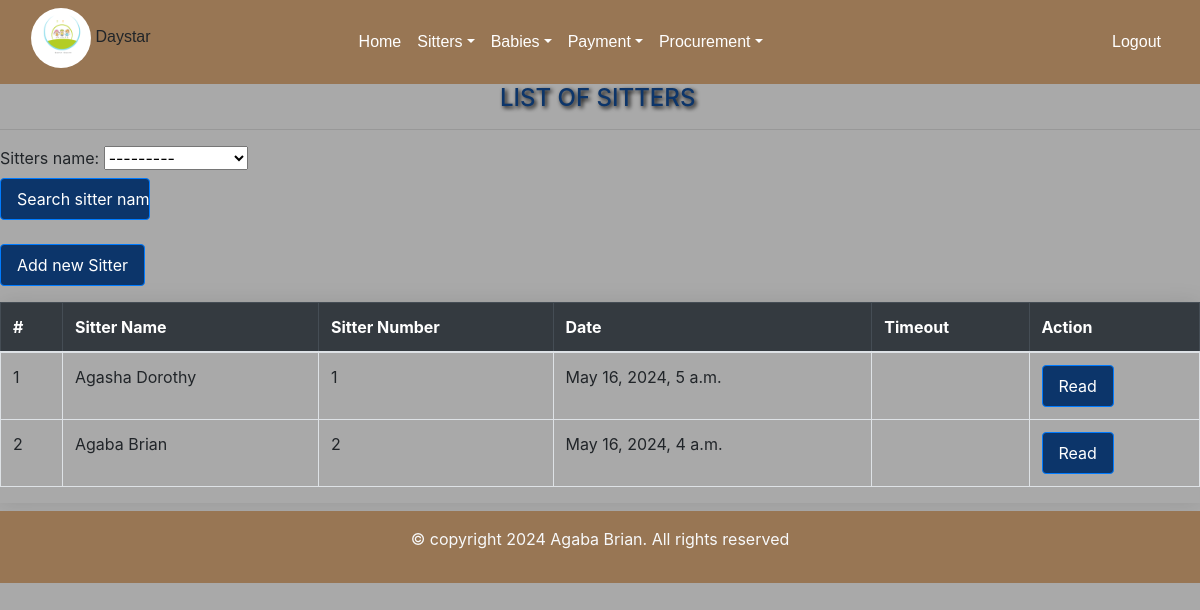
Page /sitterdeparture/ on the committed database.
### day/models.py (models this page shows, shortened)
class Sitter_departure(models.Model):
    sitters_name=models.ForeignKey(Sitter_arrival, on_delete=models.CASCADE)
    sitter_number=models.CharField(max_length=100,unique=True)
    date_of_departure=models.DateTimeField()
    created_at=models.DateTimeField(auto_now_add=True, null=True)
    status=models.CharField(choices=[('Offduty', 'Offduty')], max_length=100,null=True)

class Sitter_arrival(models.Model):
    sitter_name=models.ForeignKey(Sitterform, on_delete=models.CASCADE)
    sitter_number=models.CharField(max_length=100,unique=True)
    date_of_arrival=models.DateTimeField()
    Attendancestatus=models.CharField(choices=[('onduty', 'onduty')], max_length=100)
    created_at=models.DateTimeField(auto_now_add=True, null=True)
    def __str__(self):
        return str(self.sitter_name)

class Sitterform(models.Model):
    name=models.CharField(max_length=200)
    gender=models.CharField(choices=[('male', 'Male'),('Female', 'Female')], max_length=100)
    location=models.CharField(choices=[('kabalagala', 'kabalagala')], max_length=100)
    date_of_birth=models.DateField(default=timezone.now)
    next_of_kin=models.CharField( max_length=200)
    national_identification_number=models.CharField(max_length=200,validators=[NINvalidate])
    recommenders_name=models.CharField(max_length=200)
    religon=models.CharField(max_length=200,null=True, blank=True)
    level_of_education=models.CharField( choices=[('Diploma','Diploma'),('Highschool certificate','Highschool certificate'),('Others','Others')],max_length=200)
    sitter_number=models.CharField(unique=True,max_length=100)
    contacts=models.CharField(max_length=100,validators=[contactvalidate])
    date=models.DateField(default=timezone.now)
    def __str__(self):
        return self.name

### day/views.py (the view)
# urls.py: path('sitterdeparture/', views.sitterdeparture, name='sitterdeparture'),
def sitterdeparture(request):
    sitters=Sitter_departure.objects.all().order_by('id')
    sitter_filters=Sitter_departureFilter(request.GET,queryset=sitters)
    sitters=sitter_filters.qs
    return render(request,'sitterdeparture.html',{'sitters':sitters,'sitter_filters':sitter_filters})

### day/templates/sitterdeparture.html (shortened to what this page needs)
{% extends 'base.html' %}
{% load static %}
{% block content%}
</head>
<body>
<h4 class="mb-3">LIST OF SITTERS </h4><hr>
<form action="" method="GET"style="margin-right:450px;">
    {{sitter_filters.form}}
    <input type="submit" value="Search sitter name" class="btn btn-primary" style="width:150px"/>
    </form>
 <br>
<a href="/addsitter" class="btn btn-primary mb-3">Add new Sitter</a>
<div class="table-responsive">
    <table class="table table-bordered table-hover">
        <thead class="table-dark">
            <tr>
                <th scope="col">#</th>
                <th scope="col"> Sitter Name</th>
                <th scope="col">Sitter Number</th>
                <th scope="col">Date</th>
                <th scope="col">Timeout</th>
                <th scope=>Action</th>
            </tr>
        </thead>
        <tbody>
            {% for sitter in sitters %}
            <tr>
                <td>{{ sitter.id }}</td>
                <td>{{ sitter.sitters_name}}</td>
                <td>{{ sitter.sitter_number }}</td>
                <td>{{ sitter.date_of_departure }}</td>
                <td>{{ sitter.timeout }}</td>
                <td>
                    <a href="{% url 'readsitter' id=sitter.id  %}"  class="btn btn-primary ">Read</a>
                </td>
            </tr>
            {% endfor %}
        </tbody>
    </table>
</div>
{% endblock %}

### day/templates/sitterdeparture.html (style rules this page uses)
input { width: 50%; }
.table-responsive { box-shadow: 0 0 20px rgba(0, 0, 0, 0.1); }
h4 { margin-left: 500px; color:#0C356A; text-shadow: 2px 2px 4px #000000; }
body { background-color: darkgray; }
.btn-primary { background-color: #094f9f; }
.btn { background-color: #0c356a; color: white; transition: background-color 0.7s; text-decoration: none; padding: 8px 16px; border-radius: 4px; }

### rows in the picture
Sitter_departure: id "1", sitters_name "Agasha Dorothy", sitter_number "1", date_of_departure "May 16, 2024, 5 a.m."
Sitter_departure: id "2", sitters_name "Agaba Brian", sitter_number "2", date_of_departure "May 16, 2024, 4 a.m."
